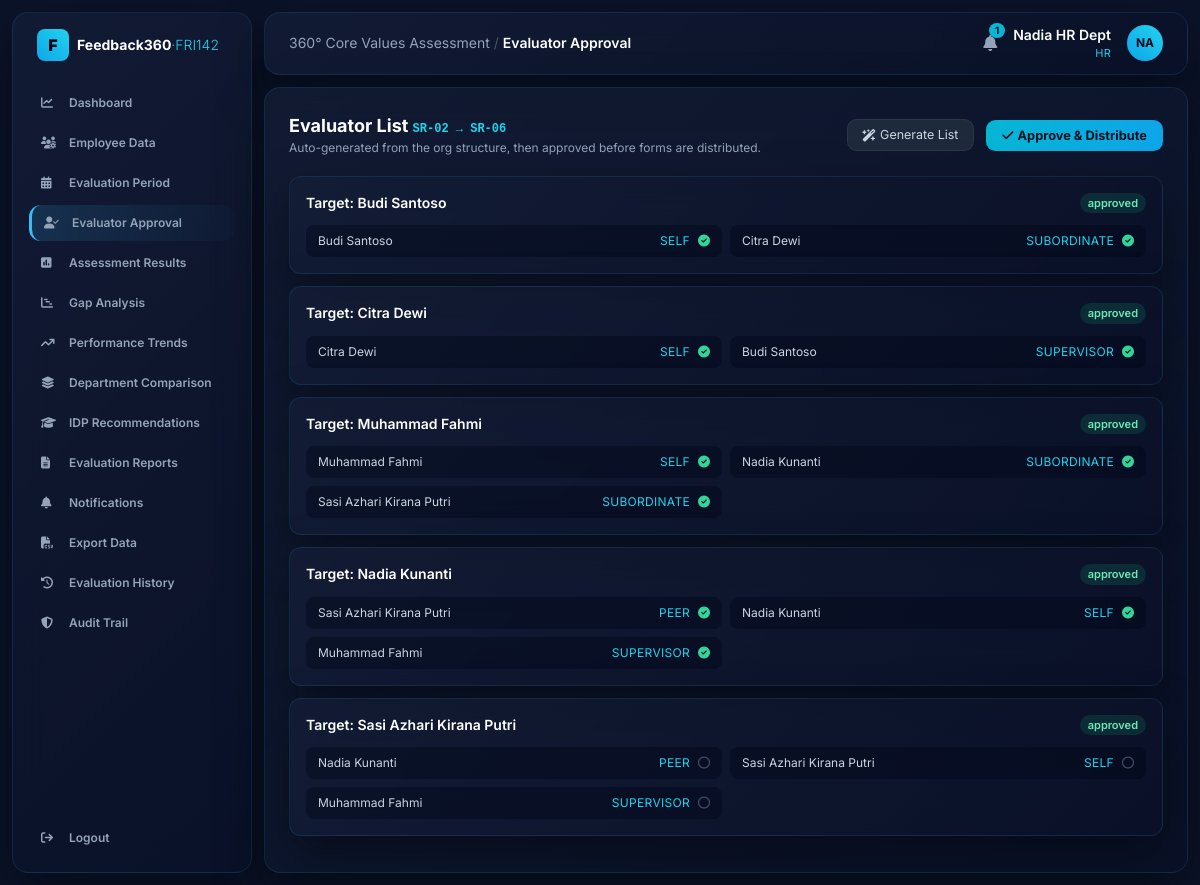
The page /evaluators (signed in) on the database its author committed.
### tables this page shows
CREATE TABLE users (
    id INTEGER PRIMARY KEY AUTOINCREMENT,
    username TEXT UNIQUE NOT NULL,
    password_hash TEXT NOT NULL,
    display_name TEXT NOT NULL,
    role TEXT NOT NULL,                -- admin | hr | management | employee
    employee_id INTEGER REFERENCES employees(id)
);

CREATE TABLE assignments (
    id INTEGER PRIMARY KEY AUTOINCREMENT,
    period_id INTEGER NOT NULL REFERENCES periods(id),
    assessee_id INTEGER NOT NULL REFERENCES employees(id),
    evaluator_id INTEGER NOT NULL REFERENCES employees(id),
    relation_type TEXT NOT NULL,           -- self | supervisor | peer | subordinate
    approval_status TEXT NOT NULL DEFAULT 'pending',  -- pending | approved | rejected
    submitted INTEGER NOT NULL DEFAULT 0
);

CREATE TABLE employees (
    id INTEGER PRIMARY KEY AUTOINCREMENT,
    nip TEXT UNIQUE NOT NULL,
    full_name TEXT NOT NULL,
    position TEXT NOT NULL,
    department TEXT NOT NULL,
    supervisor_id INTEGER REFERENCES employees(id)
);

### app.py (the view)
@app.route("/evaluators")
@require("admin", "hr")
def evaluators():
    period = active_period()
    rows = g.db.execute(
        "SELECT a.*, ae.full_name AS assessee, ev.full_name AS evaluator "
        "FROM assignments a "
        "JOIN employees ae ON a.assessee_id=ae.id "
        "JOIN employees ev ON a.evaluator_id=ev.id "
        "WHERE a.period_id=? ORDER BY ae.full_name, a.relation_type", (period["id"],)
    ).fetchall()
    grouped = {}
    for r in rows:
        grouped.setdefault(r["assessee"], []).append(r)
    return render_template("evaluators.html", grouped=grouped, period=period)

### app.py (called while the page is built)
@app.before_request
def load_user():
    g.db = get_db()
    g.user = None
    if "uid" in session:
        g.user = g.db.execute(
            "SELECT * FROM users WHERE id=?", (session["uid"],)
        ).fetchone()

def require(*roles):
    def deco(fn):
        @wraps(fn)
        def wrapper(*a, **kw):
            if not g.user:
                return redirect(url_for("login"))
            if roles and g.user["role"] not in roles:
                abort(403)
            return fn(*a, **kw)
        return wrapper
    return deco

@app.context_processor
def inject_globals():
    unread = 0
    if g.get("user"):
        unread = g.db.execute(
            "SELECT COUNT(*) c FROM notifications WHERE is_read=0 AND "
            "(target_role=? OR target_user_id=?)",
            (g.user["role"], g.user["id"]),
        ).fetchone()["c"]
    return dict(user=g.get("user"), VALUES=VALUES, VALUE_LABELS=VALUE_LABELS,
                TARGET=CORPORATE_TARGET, unread=unread)

def active_period():
    return g.db.execute(
        "SELECT * FROM periods WHERE status='active' ORDER BY id DESC LIMIT 1"
    ).fetchone()

### database.py (called while the page is built)
def get_db():
    conn = sqlite3.connect(DB_PATH)
    conn.row_factory = sqlite3.Row
    conn.execute("PRAGMA foreign_keys = ON")
    return conn

### templates/evaluators.html
{% extends "base.html" %}
{% block heading %}Evaluator Approval{% endblock %}
{% block body %}
<div class="flex items-center justify-between mb-5">
  <div><h2 class="text-lg font-bold text-white">Evaluator List <span class="text-xs text-cyan-400 font-mono">SR-02 → SR-06</span></h2>
    <p class="text-xs text-slate-400">Auto-generated from the org structure, then approved before forms are distributed.</p></div>
  <div class="space-x-2">
    <a href="{{ url_for('evaluators_generate') }}" class="btn-ghost"><i class="fa-solid fa-wand-magic-sparkles mr-1"></i>Generate List</a>
    <a href="{{ url_for('evaluators_decide',decision='approve') }}" class="btn"><i class="fa-solid fa-check mr-1"></i>Approve &amp; Distribute</a>
  </div>
</div>
{% for assessee, items in grouped.items() %}
<div class="glossy rounded-xl p-4 mb-3">
  <div class="flex items-center justify-between mb-3">
    <h3 class="text-sm font-semibold text-white">Target: {{ assessee }}</h3>
    {% set st = items[0]['approval_status'] %}
    <span class="px-2 py-0.5 rounded-full text-[11px] font-semibold
      {{ 'bg-emerald-500/15 text-emerald-300' if st=='approved' else 'bg-amber-500/15 text-amber-300' if st=='pending' else 'bg-rose-500/15 text-rose-300' }}">{{ st }}</span>
  </div>
  <div class="grid md:grid-cols-2 gap-2">
    {% for it in items %}
    <div class="flex items-center justify-between bg-slate-950/40 rounded-lg px-3 py-2 text-xs">
      <span class="text-slate-300">{{ it['evaluator'] }}</span>
      <span class="flex items-center gap-2">
        <span class="text-cyan-400 uppercase tracking-wide">{{ it['relation_type'] }}</span>
        {% if it['submitted'] %}<i class="fa-solid fa-circle-check text-emerald-400" title="submitted"></i>
        {% else %}<i class="fa-regular fa-circle text-slate-600" title="waiting"></i>{% endif %}
      </span></div>
    {% endfor %}
  </div>
</div>
{% else %}
<p class="text-sm text-slate-400">No assignments yet — click <strong>Generate List</strong> to build the 360 evaluator set.</p>
{% endfor %}
{% endblock %}

### templates/base.html (shortened to what this page needs)
<!DOCTYPE html>
<html lang="en">
<head>
<script src="https://cdn.tailwindcss.com"></script>
<link rel="stylesheet" href="https://cdnjs.cloudflare.com/ajax/libs/font-awesome/6.4.0/css/all.min.css">
</head>
<body class="text-slate-200 min-h-screen">
{% if user %}
<div class="flex min-h-screen">
  <aside class="w-60 shrink-0 glossy m-3 rounded-2xl p-4 flex flex-col">
    <div class="flex items-center gap-2 px-2 mb-6">
      <div class="w-8 h-8 bg-gradient-to-tr from-sky-500 to-cyan-400 rounded-lg flex items-center justify-center text-slate-950 font-black">F</div>
      <span class="text-sm font-bold text-white leading-tight">Feedback360<span class="text-cyan-400 font-light">·FRI142</span></span>
    </div>
    {% set R = user['role'] %}
    <nav class="space-y-1 text-xs font-semibold flex-grow">
      {% macro link(ep,icon,label) %}
        <a href="{{ url_for(ep) }}" class="flex items-center gap-3 px-3 py-2.5 rounded-xl navlink {{ 'nav-active' if request.endpoint==ep }}">
          <i class="fa-solid {{ icon }} w-4"></i><span>{{ label }}</span></a>
      {% endmacro %}
      {% if R in ['admin','hr','management'] %}{{ link('dashboard','fa-chart-line','Dashboard') }}{% endif %}
      {% if R in ['admin','hr'] %}{{ link('employees','fa-users-gear','Employee Data') }}{% endif %}
      {% if R in ['admin','hr'] %}{{ link('periods','fa-calendar-days','Evaluation Period') }}{% endif %}
      {% if R in ['admin','hr'] %}{{ link('evaluators','fa-user-check','Evaluator Approval') }}{% endif %}
      {% if R in ['admin','hr','management'] %}{{ link('results','fa-square-poll-vertical','Assessment Results') }}{% endif %}
      {% if R in ['admin','hr','management'] %}{{ link('gap','fa-chart-gantt','Gap Analysis') }}{% endif %}
      {% if R in ['admin','hr','management'] %}{{ link('trends','fa-arrow-trend-up','Performance Trends') }}{% endif %}
      {% if R in ['admin','hr','management'] %}{{ link('departments','fa-layer-group','Department Comparison') }}{% endif %}
      {% if R in ['admin','hr','management'] %}{{ link('idp','fa-graduation-cap', 'IDP Summary' if R=='management' else 'IDP Recommendations') }}{% endif %}
      {% if R in ['admin','hr','management'] %}{{ link('reports','fa-file-lines','Evaluation Reports') }}{% endif %}
      {{ link('notifications','fa-bell','Notifications') }}
      {% if R in ['admin','hr'] %}<a href="{{ url_for('export_data') }}" class="flex items-center gap-3 px-3 py-2.5 rounded-xl navlink"><i class="fa-solid fa-file-csv w-4"></i><span>Export Data</span></a>{% endif %}
      {% if R in ['admin','hr','management'] %}{{ link('history','fa-clock-rotate-left','Evaluation History') }}{% endif %}
      {% if R in ['admin','hr'] %}{{ link('audit','fa-shield-halved','Audit Trail') }}{% endif %}
    </nav>
    <a href="{{ url_for('logout') }}" class="flex items-center gap-3 px-3 py-2.5 rounded-xl navlink text-xs font-semibold mt-2">
      <i class="fa-solid fa-arrow-right-from-bracket w-4"></i><span>Logout</span></a>
  </aside>
  <div class="flex-grow p-3 pl-0">
    <header class="glossy rounded-2xl px-6 py-3 flex justify-between items-center mb-3">
      <div class="text-sm text-slate-400">360° Core Values Assessment <span class="text-slate-600">/</span>
        <span class="text-white font-semibold">{{ self.heading() }}</span></div>
      <div class="flex items-center gap-4">
        <a href="{{ url_for('notifications') }}" class="relative text-slate-400 hover:text-white">
          <i class="fa-solid fa-bell"></i>
          {% if unread %}<span class="absolute -top-2 -right-2 bg-cyan-500 text-slate-950 text-[10px] font-bold rounded-full px-1.5">{{ unread }}</span>{% endif %}
        </a>
        <div class="text-right">
          <div class="text-sm font-semibold text-white">{{ user['display_name'] }}</div>
          <div class="text-[11px] text-cyan-400 uppercase tracking-wide">{{ user['role'] }}</div>
        </div>
        <div class="w-9 h-9 rounded-full bg-gradient-to-tr from-sky-500 to-cyan-400 flex items-center justify-center text-slate-950 font-bold text-xs">
          {{ user['display_name'][:2]|upper }}</div>
      </div>
    </header>
    <main class="glossy rounded-2xl p-6 min-h-[70vh]">{% block body %}{% endblock %}</main>
  </div>
</div>
{% else %}{% block plain %}{% endblock %}{% endif %}
</body>
</html>

### templates/base.html (style rules this page uses)
body { font-family:'Inter',sans-serif;background:#0b1329 }
.glossy { background:linear-gradient(135deg,rgba(20,30,55,.75),rgba(10,17,40,.85)); backdrop-filter:blur(20px);border:1px solid rgba(56,189,248,.12); box-shadow:0 20px 50px rgba(0,0,0,.4) }
.nav-active { background:linear-gradient(90deg,rgba(56,189,248,.15),rgba(56,189,248,.02)); border-left:3px solid #38bdf8;color:#fff }
.navlink { color:#94a3b8 }
.btn { background:linear-gradient(90deg,#06b6d4,#0ea5e9);color:#04111f;font-weight:700; padding:.5rem 1rem;border-radius:.6rem;font-size:.8rem }
.btn-ghost { background:#1e293b;color:#cbd5e1;padding:.45rem .9rem;border-radius:.6rem;font-size:.78rem;border:1px solid rgba(255,255,255,.06) }

### rows shown on the page
users: display_name "Nadia HR Dept", role "HR", display_name "NA"
assignments: full_name "Budi Santoso", approval_status "approved", evaluator "Budi Santoso", relation_type "SELF", submitted 1 (drawn)
assignments: evaluator "Citra Dewi", relation_type "SUBORDINATE", submitted 1 (drawn)
assignments: full_name "Citra Dewi", approval_status "approved", evaluator "Citra Dewi", relation_type "SELF", submitted 1 (drawn)
assignments: evaluator "Budi Santoso", relation_type "SUPERVISOR", submitted 1 (drawn)
assignments: full_name "Muhammad Fahmi", approval_status "approved", evaluator "Muhammad Fahmi", relation_type "SELF", submitted 1 (drawn)
assignments: evaluator "Nadia Kunanti", relation_type "SUBORDINATE", submitted 1 (drawn)
assignments: evaluator "Sasi Azhari Kirana Putri", relation_type "SUBORDINATE", submitted 1 (drawn)
assignments: full_name "Nadia Kunanti", approval_status "approved", evaluator "Sasi Azhari Kirana Putri", relation_type "PEER", submitted 1 (drawn)
assignments: evaluator "Nadia Kunanti", relation_type "SELF", submitted 1 (drawn)
assignments: evaluator "Muhammad Fahmi", relation_type "SUPERVISOR", submitted 1 (drawn)
assignments: full_name "Sasi Azhari Kirana Putri", approval_status "approved", evaluator "Nadia Kunanti", relation_type "PEER", submitted 0 (drawn)
assignments: evaluator "Sasi Azhari Kirana Putri", relation_type "SELF", submitted 0 (drawn)
assignments: evaluator "Muhammad Fahmi", relation_type "SUPERVISOR", submitted 0 (drawn)

### other values the page prints
{{ unread }} "1"
